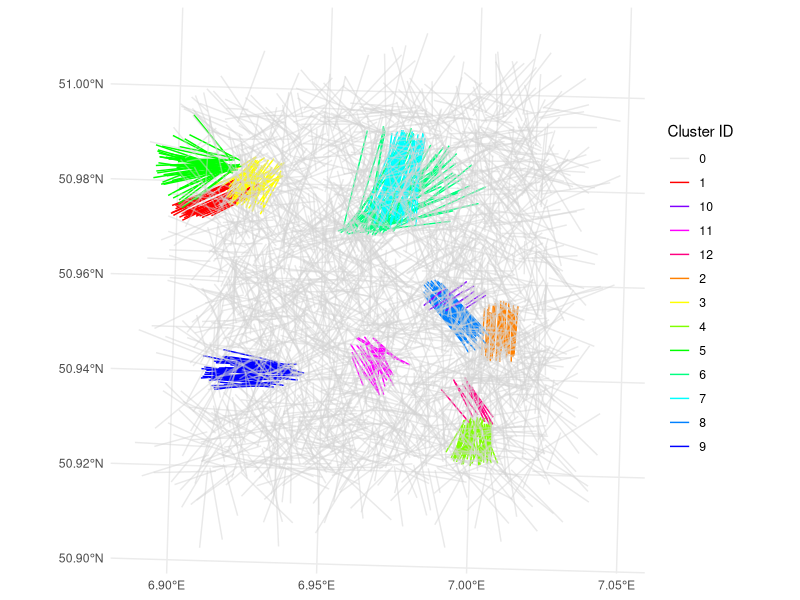

R code for this plot: (Note: this script raises an error after producing the figure.)
library(sf)
library(ggplot2)
library(readr)

create_ellipse <- function(bbox, width_m, height_m, crs_proj) {

	sf_bbox <- st_as_sfc(bbox, crs = crs_proj)
	
	bbox_vals <- st_bbox(sf_bbox)
	xmin <- bbox_vals["xmin"]
	xmax <- bbox_vals["xmax"]
	ymin <- bbox_vals["ymin"]
	ymax <- bbox_vals["ymax"]
	
	# Get random point within bbox as center of ellipse
	center_x <- runif(1, xmin + width_m / 2, xmax - width_m / 2)
	center_y <- runif(1, ymin + height_m / 2, ymax - height_m / 2)
	
	# Selct number of points to describe the desired shape
	num_points <- 100
	# Create vector rep. 100 uniformly distributed angles between 0 and 2*pi (0 and 360 degrees)
	angles <- seq(0, 2 * pi, length.out = num_points)
	# Calc sin- and cos for each angle to get x- and y-coordinates of points on "Einheitskreis"
	unit_circle <- cbind(cos(angles), sin(angles))
	# Transform "Einheitskreis" into ellipse based on the given parameters
	ellipse_points <- unit_circle %*% diag(c(width_m / 2, height_m / 2))
	# Add random center to all points using sweep() which moves the ellipse
	ellipse_points <- sweep(ellipse_points, 2, c(center_x, center_y), "+")
	

	ellipse_polygon <- st_polygon(list(ellipse_points))
	ellipse_sf <- st_sfc(ellipse_polygon, crs = crs_proj)
	
	return(ellipse_sf)
}


sample_points_in_ellipse <- function(ellipse_sf, n) {
	points <- st_sample(ellipse_sf, size = n, type = "random")
	return(points)
}


generate_lines_from_points <- function(points, 
																			 base_length_flows, 
																			 variance_length_flows, 
																			 variance_angles) {
	lines <- vector("list", length(points))
	flow_ids <- vector("integer", length(points))
	
	# Select random base angle
	base_angle <- runif(1, 0, 2 * pi)
	
	
	# Create lines based on a...
	for (i in seq_along(points)) {
		# ...angle that slightly differs from the base angle based on "variance_angles"...
		angle <- base_angle + rnorm(1, sd = variance_angles)
		
		# and a length that slightly differs from the base length based on "variance_length_flows".
		length <- base_length_flows + runif(1, 
																				min = -variance_length_flows,
																				max = variance_length_flows)
		
		end_point <- st_coordinates(points[i]) + c(length * cos(angle), length * sin(angle))
		lines[[i]] <- st_sfc(st_linestring(matrix(c(st_coordinates(points[i]), end_point), ncol = 2, byrow = TRUE)), crs = st_crs(points))
		flow_ids[i] <- i
	}
	sf_lines <- do.call(rbind, lines) %>% st_sfc
	sf_lines <- st_set_crs(sf_lines, 32632)
	return(sf_lines)
}


generate_clusters_sf <- function(num_clusters, bbox, crs_proj) {
	all_ellipses <- list()
	all_points <- list()
	all_lines <- list()
	all_cluster_ids <- list()
	
	for (i in 1:num_clusters) {
		width_m <- sample(500:1500, 1)
		height_m <- sample(250:750, 1)
		n_points <- sample(3:50, 1)
		base_length_flows <- sample(500:2500, 1)
		variance_length_flows <- runif(1, 10, 50)
		variance_angles <- runif(1, 0, 0.4)
		
		sf_ellipse <- create_ellipse(bbox, width_m, height_m, crs_proj)
		sf_points <- sample_points_in_ellipse(sf_ellipse, n_points)
		sf_lines <- generate_lines_from_points(sf_points, base_length_flows, variance_length_flows, variance_angles)
	
		all_lines[[i]] <- sf_lines
		all_cluster_ids[[i]] <- rep(i, n_points)
	}
	
	combined_lines <- do.call(rbind, all_lines)
	combined_cluster_ids <- unlist(all_cluster_ids) 

	matrix_final <- cbind(combined_lines, combined_cluster_ids)

	colnames(matrix_final) <- c("geometry", "cluster_id")
	sf_final <- st_as_sf(data.frame(matrix_final), sf_column_name = "geometry")
	sf_final <- st_set_crs(sf_final, 32632)
	sf_final$cluster_id <- unlist(sf_final$cluster_id)
	return(sf_final)
}

generate_noise_points <- function(bbox, n) {

	x_coords <- runif(n, min = bbox["xmin"], max = bbox["xmax"])
	y_coords <- runif(n, min = bbox["ymin"], max = bbox["ymax"])
	points <- cbind(x_coords, y_coords)
	
	points_sf <- st_as_sf(data.frame(x = x_coords, y = y_coords), 
												coords = c("x", "y"), crs = st_crs(bbox))
	return(points_sf)
}


generate_noise_lines <- function(points, min_length, max_length) {
	lines <- vector("list", nrow(points))
	
	for (i in 1:nrow(points)) {
		angle <- runif(1, 0, 2 * pi)  
		length <- runif(1, min_length, max_length)
		start_point <- st_coordinates(points[i,])
		end_point <- c(start_point[1] + length * cos(angle), start_point[2] + length * sin(angle))
		
		lines[[i]] <- st_sfc(st_linestring(matrix(c(start_point, end_point), ncol = 2, byrow = TRUE)), crs = st_crs(points))
	}
	sf_lines <- do.call(rbind, lines) %>% st_sfc
	sf_lines <- st_sf(geometry = sf_lines, cluster_id = rep(0, length(lines)))
	sf_lines <- st_set_crs(sf_lines, st_crs(points))
	return(sf_lines)
}


crs_proj <- 32632

xmin <- 343914.7
xmax <- 370674.3
ymin <- 5632759
ymax <- 5661475

x_center <- (xmin + xmax) / 2
y_center <- (ymin + ymax) / 2

width_reduction <- (xmax - xmin) * 0.15
height_reduction <- (ymax - ymin) * 0.15

new_xmin <- x_center - width_reduction
new_xmax <- x_center + width_reduction
new_ymin <- y_center - height_reduction
new_ymax <- y_center + height_reduction

bbox <- st_bbox(c(xmin = new_xmin, 
									ymin = new_ymin, 
									xmax = new_xmax, 
									ymax = new_ymax), crs = crs_proj)
n_clusters <- 12
sf_synth_clusters <- generate_clusters_sf(n_clusters, bbox, crs_proj)

n_noise_points <- 2000
min_length <- 500    
max_length <- 2000


noise_points <- generate_noise_points(bbox, n_noise_points)

noise_lines <- generate_noise_lines(noise_points, min_length, max_length)


sf_synth_clusters <- rbind(sf_synth_clusters, noise_lines)
sf_synth_clusters$flow_id <- 1:nrow(sf_synth_clusters) 

colors <- c(rgb(211/255, 211/255, 211/255, 0.5), rainbow(n_clusters))
names(colors) <- c("0", as.character(1:n_clusters))


ggplot(data = sf_synth_clusters) +
	geom_sf(aes(color = as.character(cluster_id)), size = 1) +
	scale_color_manual(values = colors) +
	theme_minimal() +
	labs(color = "Cluster ID")

filename <- paste0(n_clusters, "_", n_noise_points, ".rds")
write_rds(sf_synth_clusters, here::here("./data/synthetic/", filename))
